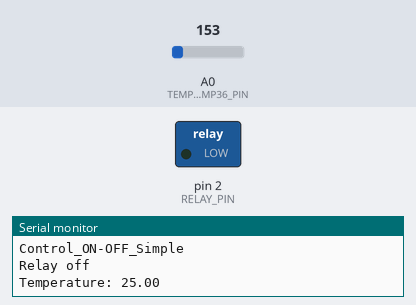
This sketch was run on a simulated Arduino Uno, built with avr-gcc and run on an emulated ATmega328P. Shown: switched loads named in the sketch (green lamp = pin HIGH), the last lines printed to the serial monitor. Inputs (shaded band) come from the test bench; at power-on: A0 (TEMPERATURE_TMP36_PIN) = 153.

Above: at 1.3 s.
1.4 s: A0 (TEMPERATURE_TMP36_PIN) set to 174
At 2.7 s:
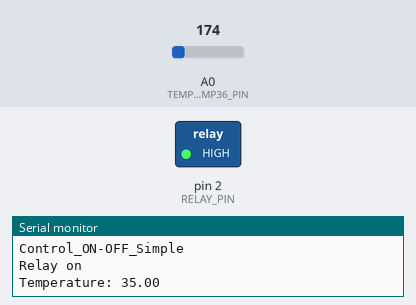
3.0 s: A0 (TEMPERATURE_TMP36_PIN) set to 165
At 4.0 s:
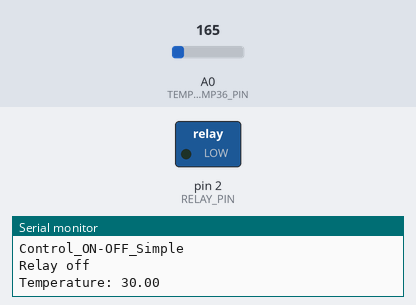
4.5 s: A0 (TEMPERATURE_TMP36_PIN) set to 175
At 5.2 s:
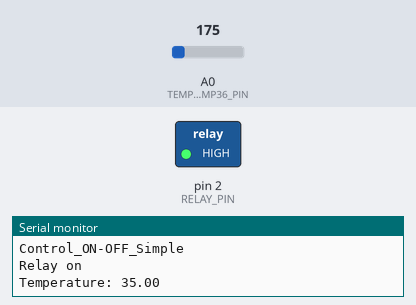
Timing chart, 0 to 7.5 s (numbered marks = the images above; inputs shaded):
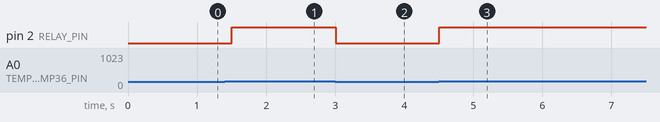

The sketch:

Control_ON_OFF-Simple.ino
```cpp
#include "Relay.h"
#include "TMP36.h"
#include "Control.h"

int controlOut;
float currentTemp;
int relayState;

void setup() {
  Serial.begin(9600);
  SetupTMP36();
  RelaySetup();
}

void loop() {
  //primim temperatura de la sensorul de temperatura TMP35
  currentTemp = GetTemperatureTMP36();
  //control simplu on/off
  controlOut = ControlOnOff_Simple(currentTemp, controlOut);

  RelaySetValue(controlOut);
  Serial.print("Temperature: ");
  Serial.println(currentTemp);
  delay(500);
}
```

Control.cpp
```cpp
#include "Control.h"
#include "Arduino.h"


int ControlOnOff_Simple(float currentTemp, int controlOut) {

  Serial.println("Control_ON-OFF_Simple");
  if (currentTemp > CONTROL_MAX_TEMP) {

    controlOut = CONTROL_ON;
    Serial.println("Relay on");
  }
  else {
    Serial.println("Relay off");
    controlOut = CONTROL_OFF;
  }
  return controlOut;
}

int ControlOnOff_Hysteresis(float currentTemp, int controlOut) {
  Serial.println("Control_ON-OFF_Hysteresis");

  if (currentTemp > CONTROL_MAX_TEMP) {

    Serial.println("Relay on");
    controlOut = CONTROL_ON;
  }
  else if (currentTemp < CONTROL_MIN_TEMP) {

    Serial.println("Relay off");
    controlOut = CONTROL_OFF;
  }
  else {
    //nu facem nimic- isi parstreaza starea anterioara
  }
  return controlOut;
}
```

Control.h
```cpp
#ifndef CONTROL_H_
#define CONTROL_H_

#define CONTROL_ON 1
#define CONTROL_OFF 0
#define CONTROL_MAX_TEMP 30
#define CONTROL_MIN_TEMP 28

int ControlOnOff_Hysteresis(float currentTemp, int controlOut);
int ControlOnOff_Simple(float currentTemp, int controlOut);

#endif
```

Relay.cpp
```cpp
#include "relay.h"
#include "Arduino.h"

int relayCurrentState;

void RelaySetup() {
  pinMode(RELAY_PIN, OUTPUT);
}

void RelaySetValue(int value) {
  //saturatie pentru semnalul de intrare
  if (value > RELAY_VAL_MAX) {
    //limita la val. maxima
    value = RELAY_VAL_MAX;
  }
  else if (value < RELAY_VAL_MIN) {
    //limitare la val. minim
    value = RELAY_VAL_MIN;
  }

  if (value != RELAY_OFF) {
    digitalWrite(RELAY_PIN, HIGH);
  }
  else {
    digitalWrite(RELAY_PIN, LOW);
  }
  relayCurrentState = value;
}

int RelayGetValue(void){
  return relayCurrentState;
  }
```

Relay.h
```cpp
#ifndef RELAY_H_
//exludem includerea multipla
#define RELAY_H_

#define RELAY_VAL_MAX 1
#define RELAY_VAL_MIN 0
#define RELAY_OFF 0
#define RELAY_ON 1
#define RELAY_PIN 2

void RelaySetup();
void RelaySetValue(int value);
int RelayGetValue(void);

#endif
```

TMP36.cpp
```cpp
#include "TMP36.h"
#include <Arduino.h>

void SetupTMP36() {
  pinMode(TEMPERATURE_TMP36_PIN, INPUT);
}


float GetTemperatureTMP36(void) {
  int rawData = analogRead(TEMPERATURE_TMP36_PIN);
  float celsius = map(((rawData - 20) * 3.04), ADC_MIN, ADC_MAX, TEMP_MIN, TEMP_MAX);

  return celsius;
}
```

TMP36.h
```cpp
#ifndef TMP36_H_
#define TMP36_H_

#define TEMPERATURE_TMP36_PIN A0
// ADC range
#define ADC_MIN 0
#define ADC_MAX 1023
// Voltage range
#define VOLT_MIN 0
#define VOLT_MAX 5
// Temperature range
#define TEMP_MIN -40
#define TEMP_MAX 125


void SetupTMP36();
float GetTemperatureTMP36(void);

#endif
```

Measured:
- the behaviour switches between 165 and 166 on A0 (TEMPERATURE_TMP36_PIN) (found by bisection; images 0 and 1)
- after the input at 1.4 s, pin 2 (RELAY_PIN): LOW → HIGH after 0.10 s
- after the input at 3.0 s, pin 2 (RELAY_PIN): HIGH → LOW at once
- after the input at 4.5 s, pin 2 (RELAY_PIN): LOW → HIGH at once
